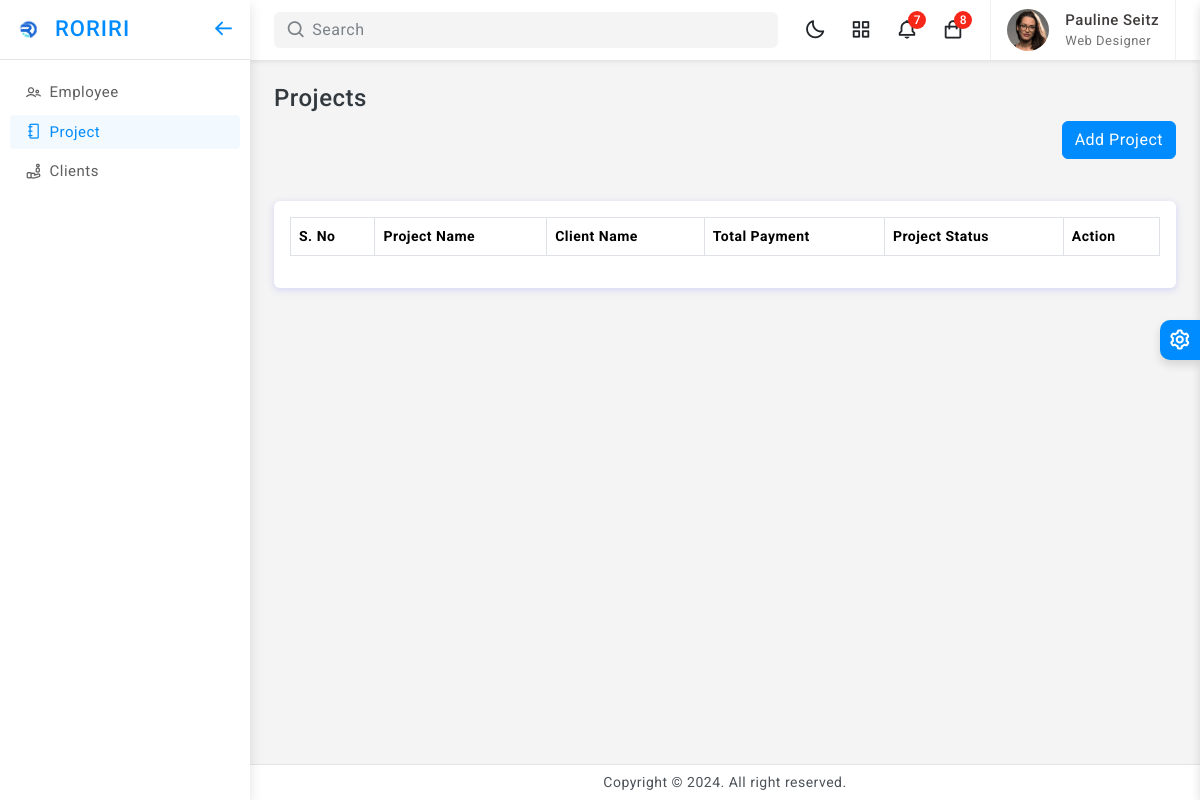
Page /project.php on the earlier database version.
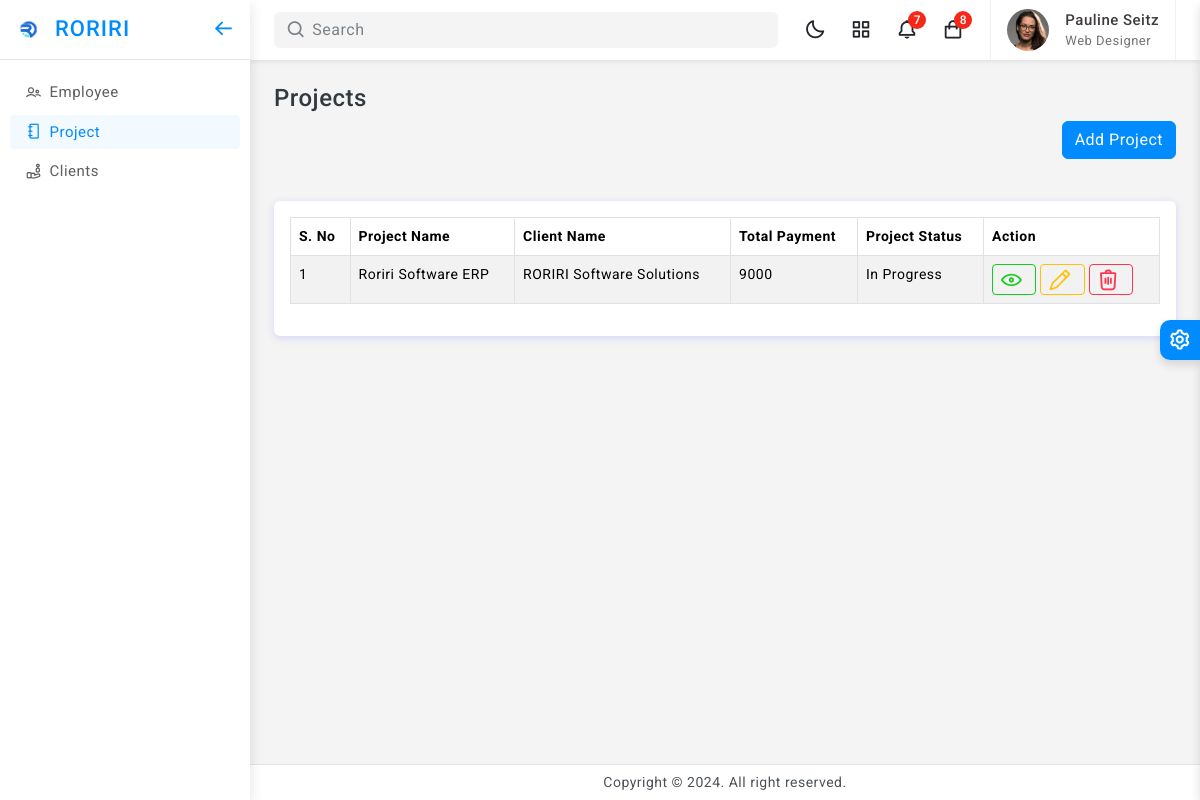
Same page on the later database version.
### tables this page shows
CREATE TABLE `project_tbl` (
  `project_id` int(11) NOT NULL,
  `project_name` varchar(50) NOT NULL,
  `programming` varchar(200) NOT NULL,
  `developers` varchar(200) NOT NULL,
  `client` int(11) NOT NULL,
  `start_date` date NOT NULL,
  `end_date` datetime NOT NULL DEFAULT current_timestamp(),
  `duration` int(11) NOT NULL,
  `total_pay` int(11) NOT NULL,
  `description` varchar(200) NOT NULL,
  `pay_status` enum('Pending','Completed') NOT NULL DEFAULT 'Pending',
  `project_status` enum('Old','New','In Progress') NOT NULL,
  `status` enum('Active','Inactive') NOT NULL DEFAULT 'Active'
);

CREATE TABLE `client_tbl` (
  `client_id` int(11) NOT NULL,
  `entity_id` int(11) NOT NULL,
  `client_name` varchar(50) NOT NULL,
  `client_company` varchar(100) NOT NULL,
  `client_location` varchar(100) NOT NULL,
  `client_email` varchar(50) NOT NULL,
  `client_phone` varchar(11) NOT NULL,
  `client_gst` varchar(30) NOT NULL,
  `client_status` enum('Active','Inactive') NOT NULL DEFAULT 'Active',
  `client_created_date` datetime NOT NULL DEFAULT current_timestamp(),
  `client_updated_date` timestamp NOT NULL DEFAULT current_timestamp() ON UPDATE current_timestamp()
);

### project.php (shortened to what this page needs)
<?php
include("db/dbConnection.php");
$selQuery = "SELECT project_tbl.*,
client_tbl.* FROM project_tbl
LEFT JOIN client_tbl ON client_tbl.client_id=project_tbl.client
WHERE project_tbl.status='Active'
";
$resQuery = mysqli_query($conn , $selQuery);
?>
<!doctype html>
<html lang="en">
<?php include("head.php");?>
<body>
    <div class="wrapper">
        <?php include("left.php");?>
        <?php include("top.php");?>
        <div class="page-wrapper">
            <div class="page-content">
                <div class="page-title-box">
                    <div class="page-title-right">
                        <h4 class="page-title">Projects</h4>
                        <div class="position-relative" style="height: 80px;">
                            <button type="button" id="addProjectBtn" class="btn btn-primary position-absolute top-0 end-0" data-bs-toggle="modal" data-bs-target="#addProjectModal">Add Project</button>
                        </div>
                    </div>
                </div>
                <div class="card">
                    <div class="card-body">
                        <div class="table-responsive">
                            <table id="example2" class="table table-striped table-bordered">
                                <thead>
                                    <tr>
                                        <th>S. No</th>
                                        <th>Project Name</th>
                                        <th>Client Name</th>
                                        <th>Total Payment</th>
                                        <th>Project Status</th>
                                        <th>Action</th>
                                    </tr>
                                </thead>
                                <tbody>
                                    <?php $i=1; while($row = mysqli_fetch_array($resQuery , MYSQLI_ASSOC)) {
                                        $project_id = $row['project_id'];
                                        $project_name = $row['project_name'];
                                        $client = $row['client_name'];
                                        $charge=$row['total_pay'];
                                        $pro_status=$row['project_status'];
                                    ?>
                                    <tr>
                                        <td><?php echo $i; $i++; ?></td>
                                        <td><?php echo $project_name; ?></td>
                                        <td><?php echo $client; ?></td>
                                        <td><?php echo $charge; ?></td>
                                        <td><?php echo $pro_status; ?></td>
                                        <td>
                                            <button class="btn btn-sm btn-outline-success" onclick="goViewProject(<?php echo $project_id; ?>);"><i class="lni lni-eye"></i></button>
                                            <button type="button" class="btn btn-sm btn-outline-warning" onclick="goEditProject(<?php echo $project_id; ?>);" data-bs-toggle="modal" data-bs-target="#editProjectModal"><i class="lni lni-pencil"></i></button>
                                            <button class="btn btn-sm btn-outline-danger" onclick="goDeleteProject(<?php echo $project_id; ?>);"><i class="lni lni-trash"></i></button>
                                        </td>
                                    </tr>
                                    <?php } ?>
                                </tbody>
                            </table>
                        </div>
                    </div>
                </div>
            </div>
        </div>
        <?php include("footer.php"); ?>
    </div>
    <?php include("theme.php");?>
</body>
</html>

Differences in the rows shown:
added project_tbl: project_name "Roriri Software ERP", client_tbl.client_name "RORIRI Software Solutions", total_pay "9000", project_status "In Progress"
